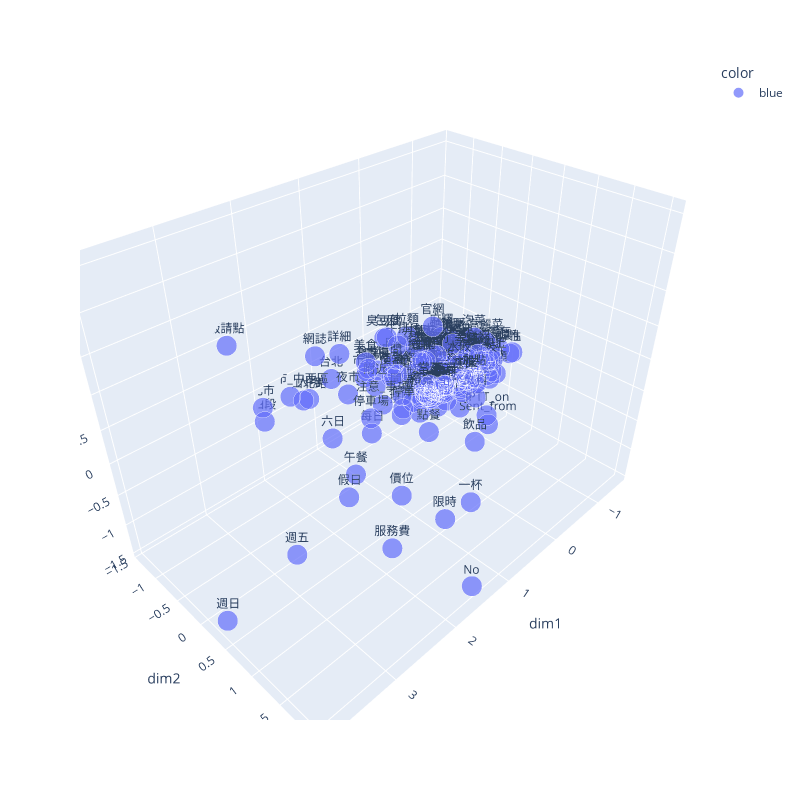

The notebook cell this image was saved under:
### Code cell
new_feat = reduceDim(feat,dim = 3,method = 'PCA' )
print(new_feat.shape)
word_df = pd.DataFrame({
    "word":sample_words,
    "dim1":new_feat[:,0],
    "dim2":new_feat[:,1],
    "dim3":new_feat[:,2], 
})
plotScatter3D(word_df)

### Figure 1 — Plotly figure (JSON) as saved in the notebook; plotly's stock layout.template omitted (floating-point values rounded to 4 significant figures; data arrays with more than 128 entries replaced by an {"elided": "..."} marker saying what was removed)
{"data": [{"hovertemplate": "color=blue<br>dim1=%{x}<br>dim2=%{y}<br>dim3=%{z}<br>size=%{marker.size}<br>word=%{text}<extra></extra>", "legendgroup": "blue", "marker": {"color": "#636efa", "size": {"elided": "300 float values"}, "sizemode": "area", "sizeref": 0.00125, "symbol": "circle"}, "mode": "markers+text", "name": "blue", "scene": "scene", "showlegend": true, "text": {"elided": "300 str values"}, "type": "scatter3d", "x": {"elided": "300 float values"}, "y": {"elided": "300 float values"}, "z": {"elided": "300 float values"}}], "layout": {"height": 800, "legend": {"itemsizing": "constant", "title": {"text": "color"}, "tracegroupgap": 0}, "margin": {"t": 60}, "scene": {"domain": {"x": [0, 1], "y": [0, 1]}, "xaxis": {"title": {"text": "dim1"}}, "yaxis": {"title": {"text": "dim2"}}, "zaxis": {"title": {"text": "dim3"}}}, "width": 800}}
